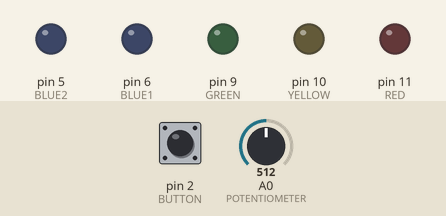
Simulated run of this sketch. Board: Arduino Uno, built with avr-gcc and run on an emulated ATmega328P. Parts: output pins drawn as LEDs (lit = HIGH). Dashed ring = blinking. The inputs (shaded band) are chosen by the test bench; at power-on: pin 2 (BUTTON) HIGH, A0 (POTENTIOMETER) = 512.

Above: at 1.2 s.
1.3 s: pin 2 (BUTTON) pulled LOW for 0.15 s
At 2.4 s:
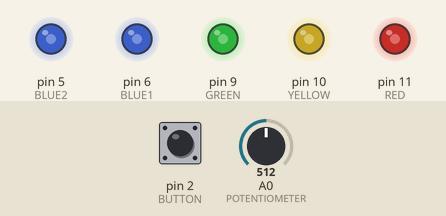
3.0 s: A0 (POTENTIOMETER) set to 716
At 3.6 s:
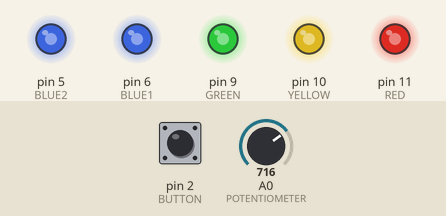
4.5 s: A0 (POTENTIOMETER) set to 900
At 5.7 s:
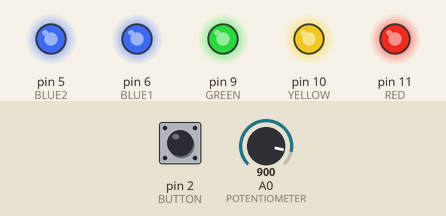
6.0 s: pin 2 (BUTTON) pulled LOW for 1 s
At 7.4 s:
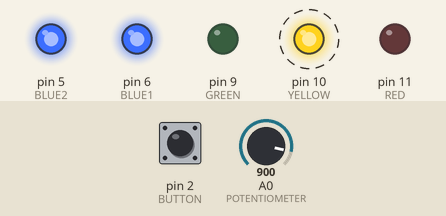
9.5 s: pin 2 (BUTTON) pulled LOW for 0.15 s
At 10.25 s:
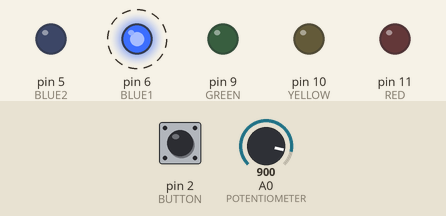
12.6 s: pin 2 (BUTTON) pulled LOW for 3.2 s
At 13.25 s:
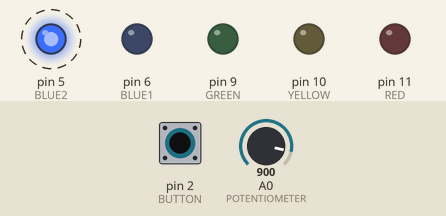
Timing chart, 0 to 18.5 s (numbered marks = the images above; inputs shaded):
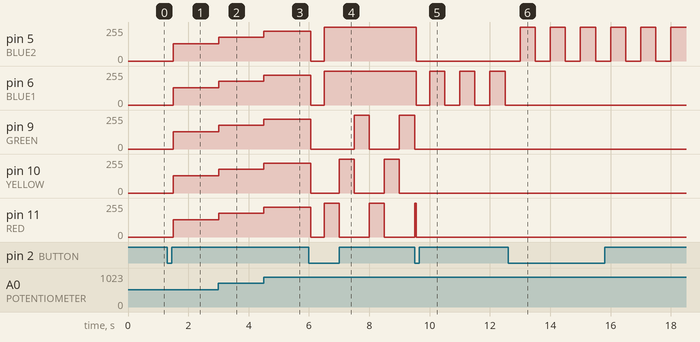

The sketch:

final_code.ino
```cpp
// Pin assignments
const int RED = 11;
const int YELLOW = 10;
const int GREEN = 9;
const int BLUE1 = 6;
const int BLUE2 = 5;
const int BUTTON = 2;
const int POTENTIOMETER = A0;

// Mode control
int mode = 0;
unsigned long lastDebounceTime = 0;
const unsigned long debounceDelay = 50;
int lastButtonState = HIGH;   // HIGH is off for this button
int buttonState = HIGH;   // HIGH is off for this button

// Timing for LED updates
unsigned long previousTime = 0;
const unsigned long timeDelay = 500; // 1 second delay for traffic light
int step = 0;

void setup() {
  pinMode(RED, OUTPUT);
  pinMode(YELLOW, OUTPUT);
  pinMode(GREEN, OUTPUT);
  pinMode(BLUE1, OUTPUT);
  pinMode(BLUE2, OUTPUT);
  pinMode(BUTTON, INPUT);
  pinMode(POTENTIOMETER, INPUT);
}

// Brightness Function
// Takes variable brightness as determined by the potentiometer
void setBrightnessForAllLEDs (int brightness) {
  analogWrite(RED, brightness);
  analogWrite(YELLOW, brightness);
  analogWrite(GREEN, brightness);
  analogWrite(BLUE1, brightness);
  analogWrite(BLUE2, brightness);
}


void loop() {
  handleButtonPress();
  unsigned long currentTime = millis();
  if (currentTime - previousTime >= timeDelay) {   // handles time delays without using delay()
    previousTime = currentTime;
    runModes();
  }
}

void handleButtonPress() {    // checks for button press
  int reading = digitalRead(BUTTON);

  if (reading != lastButtonState) {
    lastDebounceTime = millis();
  }

  if ((millis() - lastDebounceTime) > debounceDelay) {    // prevents long button presses from being read as multiple presses
    if (reading != buttonState) {   // checks that button was pressed
      buttonState = reading;
      if (buttonState == LOW) {   // increments mode if button is pressed
        mode = (mode + 1) % 6;
        step = 0;
        allOff(); // turns the LEDs off at the end of each mode
      }
    }
  }

  lastButtonState = reading;
}

void runModes() {   // calls the modes based on the value of the mode variable
  switch (mode) {
    case 0: allOff(); break;
    case 1: allOn(); break;
    case 2: trafficLights(); break;
    case 3: leftBlink(); break;
    case 4: rightBlink(); break;
    case 5: hazardLights(); break;
  }
}

void allOn() { // turns all the LEDs on
  digitalWrite(RED, HIGH);
  digitalWrite(YELLOW, HIGH);
  digitalWrite(GREEN, HIGH);
  digitalWrite(BLUE1, HIGH);
  digitalWrite(BLUE2, HIGH);

  int potentiometerValue = analogRead(POTENTIOMETER); // reads value of potentiometer
  int brightness = map(potentiometerValue, 0, 1023, 1, 255); // converts the potentiometer range to the arduino brightness range
  setBrightnessForAllLEDs(brightness); // uses brightness function to set the brightness for all LEDs
}

void allOff() {    // turns all the LEDs off
  digitalWrite(RED, LOW);
  digitalWrite(YELLOW, LOW);
  digitalWrite(GREEN, LOW);
  digitalWrite(BLUE1, LOW);
  digitalWrite(BLUE2, LOW);

}

void trafficLights() {    //simulates a traffic light
  digitalWrite(BLUE1, HIGH);
  digitalWrite(BLUE2, HIGH);
  switch (step) {
    case 0:   // red is on, yellow and green are off
      digitalWrite(RED, HIGH);
      digitalWrite(YELLOW, LOW);
      digitalWrite(GREEN, LOW);
      break;
    case 1:   // yellow is on, red and green are off
      digitalWrite(RED, LOW);
      digitalWrite(YELLOW, HIGH);
      digitalWrite(GREEN, LOW);
      break;
    case 2:     // green is on, red and yellow are off
      digitalWrite(RED, LOW);
      digitalWrite(YELLOW, LOW);
      digitalWrite(GREEN, HIGH);
      break;
  }

  step++;
  if (step > 2) step = 0;
}

void leftBlink() {    //simulates a left turn indicator

  switch (step) {
    case 0:   // left blue turned on
      digitalWrite(BLUE1, HIGH);
      break;
    case 1:   // left blue turned off
      digitalWrite(BLUE1, LOW);
      break;
  }

  step++;
  if (step > 1) step = 0;
}

void rightBlink() {    //simulates a right turn indicator

  switch (step) {
    case 0:   // right blue is turned on
      digitalWrite(BLUE2, HIGH);
      break;
    case 1:   // right blue is turned off
      digitalWrite(BLUE2, LOW);
      break;
  }

  step++;
  if (step > 1) step = 0;
}

void hazardLights() {    //simulates hazard lights

  switch (step) {
    case 0:   // both blues are turned on
      digitalWrite(BLUE1, HIGH);
      digitalWrite(BLUE2, HIGH);
      break;
    case 1:   // both blus are turned off
      digitalWrite(BLUE1, LOW);
      digitalWrite(BLUE2, LOW);
      break;
  }

  step++;
  if (step > 1) step = 0;
}
```

Measured:
- after the input at 1.3 s, pin 5 (BLUE2), pin 6 (BLUE1), pin 9 (GREEN), pin 10 (YELLOW), pin 11 (RED): 0/255 → 128/255 after 0.20 s
- after the input at 3.0 s, pin 5 (BLUE2), pin 6 (BLUE1), pin 9 (GREEN), pin 10 (YELLOW), pin 11 (RED): 128/255 → 178/255 at once
- after the input at 4.5 s, pin 5 (BLUE2), pin 6 (BLUE1), pin 9 (GREEN), pin 10 (YELLOW), pin 11 (RED): 178/255 → 224/255 at once
- after the input at 6.0 s, pin 5 (BLUE2), pin 6 (BLUE1): 224/255 → 0/255 after 0.05 s, → 255/255 0.45 s later
- after the input at 9.5 s, pin 5 (BLUE2): 255/255 → 0/255 after 0.05 s; pin 6 (BLUE1): alternates 255/255 for 0.50 s and 0/255 for 0.50 s, starting after 0.05 s; pin 9 (GREEN): goes on until 9.5 s, then stays 0/255; pin 10 (YELLOW): stops changing and stays 0/255
- after the input at 12.6 s, pin 5 (BLUE2): alternates 255/255 for 0.50 s and 0/255 for 0.50 s, starting after 0.40 s; pin 6 (BLUE1): stops changing and stays 0/255
